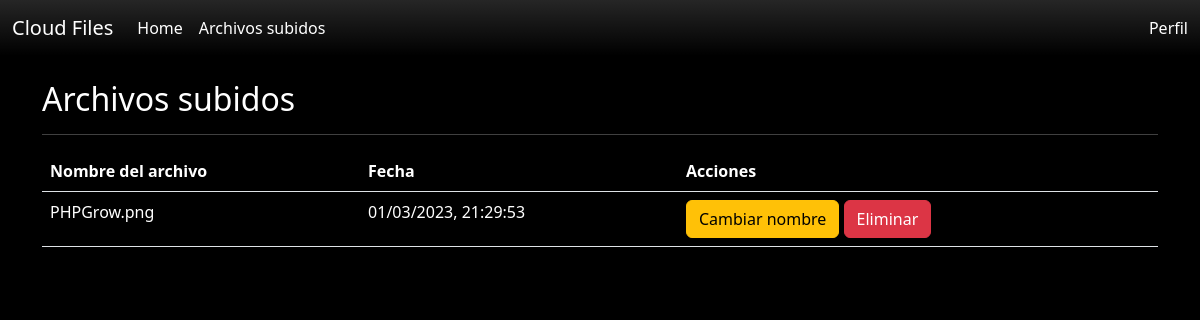
The app's page /archivos (signed in), older data.
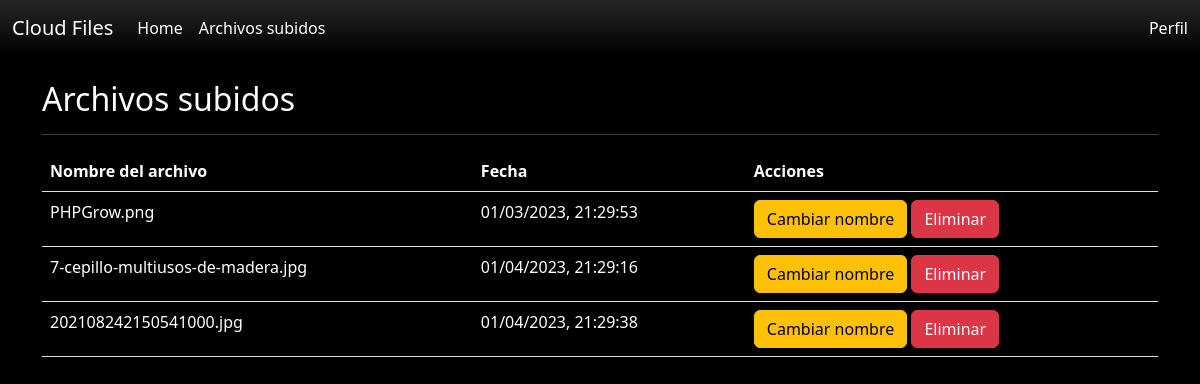
The same page, newer data.
### app.py (models this page shows)
class Files(db.Model):
    id = db.Column(db.Integer, primary_key=True)
    filename = db.Column(db.String(255))
    owner_id = db.Column(db.Integer, db.ForeignKey('user.id', ondelete='CASCADE'))
    fecha = db.Column(db.String(50))

### app.py (the view)
@app.route('/archivos')
def archivos_uploaded():
    files = db.session.query(Files).filter(Files.owner_id == session['id'])
    return render_template('archivos subidos.html', files=files)

### templates/archivos subidos.html
{% extends 'layout.html' %}
{% block content %}
    <h2 class="text-white">Archivos subidos</h2>
    <hr class="text-white">
    <table class="table text-white">
        <thead>
            <tr>
                <th>Nombre del archivo</th>
                <th>Fecha</th>
                <th>Acciones</th>
            </tr>
        </thead>
        <tbody>
            {% for file in files %}
            <tr>
                <td>{{ file.filename }}</td>
                <td>{{ file.fecha }}</td>
                <td>
                    <a href="" class="btn btn-warning">Cambiar nombre</a>
                    <a href="" class="btn btn-danger">Eliminar</a>
                </td>
            </tr>
            {% endfor %}
        </tbody>
    </table>
{% endblock %}

### templates/layout.html (shortened to what this page needs)
<!DOCTYPE html>
<html lang="en">
<head>
    <link rel="stylesheet" href="https://cdn.jsdelivr.net/npm/bootstrap@5.2.3/dist/css/bootstrap.min.css">
    <link rel="stylesheet" href="https://cdn.jsdelivr.net/npm/bootstrap-icons@1.10.3/font/bootstrap-icons.css">
    <link rel="stylesheet" href="https://unpkg.com/dropzone@5/dist/min/dropzone.min.css" type="text/css" />
    <link rel="stylesheet" href="{{ url_for('static', filename='main.css') }}">
</head>
<body class="bg-black">
    <nav class="navbar navbar-expand-lg bg-black bg-gradient">
        <div class="container-fluid">
            <a class="navbar-brand text-white" href="{{ url_for('main') }}">Cloud Files</a>
            <div class="collapse navbar-collapse" id="navbarText">
                <ul class="navbar-nav me-auto mb-2 mb-lg-0">
                    <li class="nav-item">
                        <a class="nav-link active text-white" aria-current="page" href="{{ url_for('home') }}">Home</a>
                    </li>
                    <li class="nav-item">
                        <a class="nav-link text-white" href="{{ url_for('archivos_uploaded') }}">Archivos subidos</a>
                    </li>
                </ul>
                <span class="navbar">
                    <a class="nav-link text-white" href="{{ url_for('perfil') }}">Perfil</a>
                </span>
            </div>
        </div>
</nav>
    <div class="container">
        <div class="row">
            <div class="mt-4">
                {% block content %}
                {% endblock %}
            </div>
        </div>
    </div>
</body>
</html>

Row changes from the older to the newer data that the page shows:
added Files: filename "7-cepillo-multiusos-de-madera.jpg", fecha "01/04/2023, 21:29:16"
added Files: filename "202108242150541000.jpg", fecha "01/04/2023, 21:29:38"
